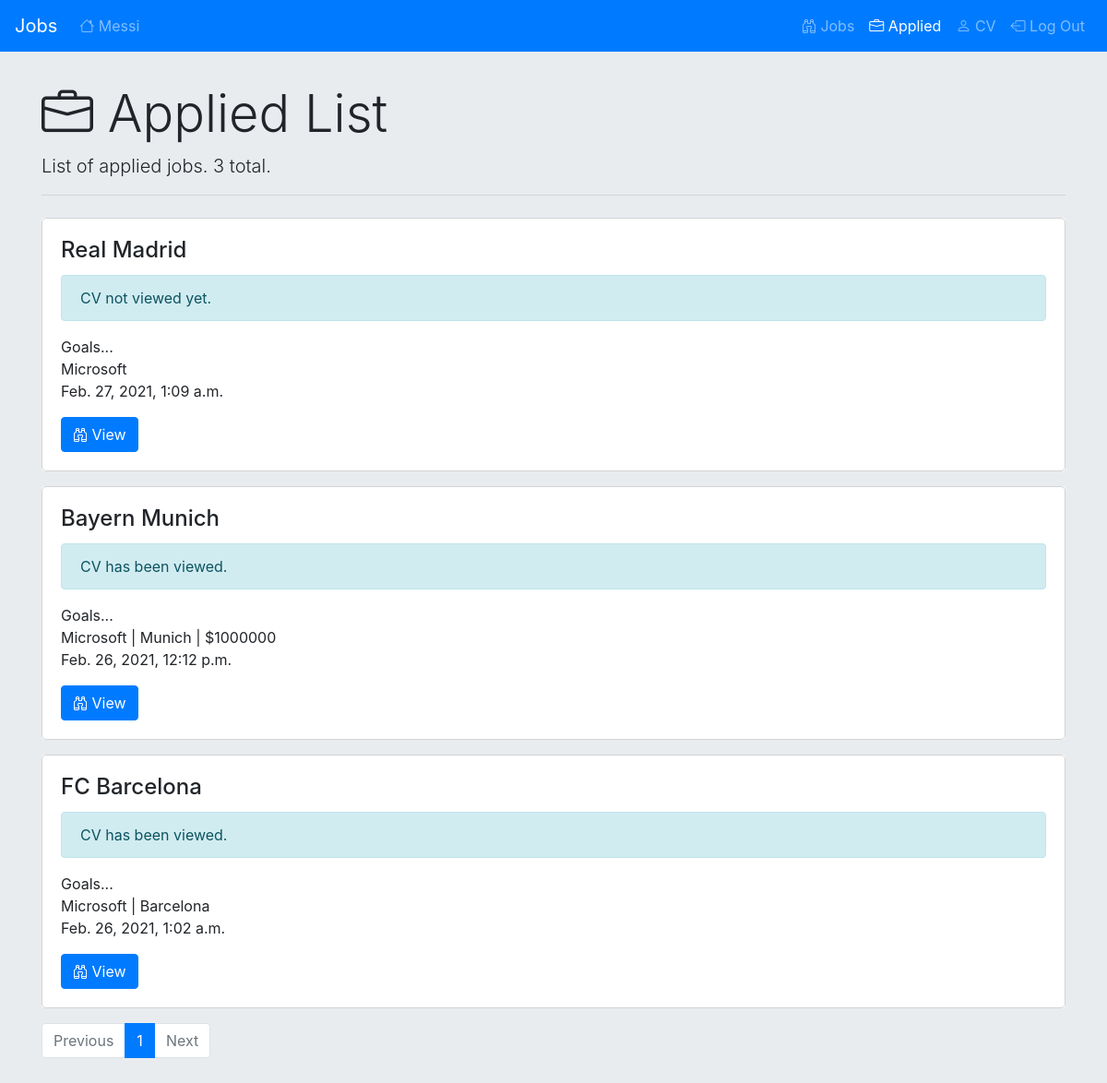
The app's page /applicant_applied_list (signed in) with its own data.
### jobs/models.py (models this page shows)
class User(AbstractUser):
    APPLICANT = 1
    EMPLOYER = 2
    ROLE_CHOICES = [
        (APPLICANT,"applicant"),
        (EMPLOYER,"employer"),
    ]
    role = models.IntegerField(
        choices=ROLE_CHOICES,
        default=APPLICANT
    )

class Application(models.Model):
    NOT_VIEWED = "Not Viewed"
    VIEWED = "Viewed"
    REJECTED = "Rejected"
    CONTINUES = "Continues"
    SELECTED = "Selected"
    STATE_CHOICES = [
        (NOT_VIEWED,"Not Viewed"),
        (VIEWED,"Viewed"),
        (REJECTED,"Rejected"),
        (CONTINUES,"Continues"),
        (SELECTED,"Selected"),
    ]
    job = models.ForeignKey("Job", on_delete=models.CASCADE, related_name="application_from_job")
    cv = models.ForeignKey("CV", on_delete=models.CASCADE, related_name="application_from_cv")
    date = models.DateTimeField(auto_now_add=True)
    letter = models.TextField()
    state =  models.CharField(
        choices=STATE_CHOICES,
        max_length=64
    )

class Job(models.Model):
    company = models.ForeignKey("Company", on_delete=models.CASCADE, related_name="job_from_company")
    title = models.TextField()
    description = models.TextField()
    date = models.DateTimeField(auto_now_add=True)
    salary = models.IntegerField(null=True)
    location = models.TextField()

class Company(models.Model):
    user =  models.ForeignKey("User", on_delete=models.CASCADE, related_name="company_from_user")
    name = models.CharField(max_length=64)
    email = models.EmailField(max_length=64)
    phone = models.CharField(max_length=64)
    country = models.CharField(max_length=64)
    city = models.CharField(max_length=64)
    address = models.CharField(max_length=64)
    postal = models.CharField(max_length=64)
    description = models.TextField()

### jobs/views.py (the view)
# urls.py: path("applicant_applied_list", views.applicant_applied_list_view, name="applicant_applied_list_init"),
def applicant_applied_list_view(request, page_number=1):
    if request.user.is_authenticated and request.user.role == User.APPLICANT:
        nav_items = [
            {"view":"applicant_job_list_init","text":"Jobs","icon":"bi-binoculars"},
            {"view":"applicant_applied_list_init","text":"Applied","icon":"bi-briefcase","active":True},
            {"view":"applicant_edit_cv","text":"CV","icon":"bi-person",},
            {"view":"logout","text":"Log Out","icon":"bi-box-arrow-left",} ]
        nav_items_left = [
            {"view":"applicant_home","icon":"bi-house","text":request.user.username}]
        request.session["applicant_applied_list_state"] = (page_number,)
        request.session["applicant_job_list_state"] = (1,)
        objects = Application.objects.filter(cv__user__id=request.user.id).order_by('-date')
        paginator = Paginator(objects,10)
        page_obj = paginator.page(page_number)
        return render(request, "jobs/applicant_applied_list.html",{"count":objects.count(),"page": page_obj, "nav_items":nav_items, "nav_items_left":nav_items_left})
    else:
        nav_items = [
            {"view":"applicant_access","text":"Applicant Access"},
            {"view":"employer_access","text":"Employer Access"} ]
        return render(request, "jobs/applicant_applied_list.html", {"message":"User not authenticated.", "nav_items":nav_items, "stop_edit":True})

### jobs/templates/jobs/applicant_applied_list.html (shortened to what this page needs)
{% extends "jobs/layout.html" %}
{% block body %}
<br>
<div class="container">
    {% if not stop_edit %}
    <div id="jobs-pagination" class="jumbotron jumbotron-fluid">
        <h1 class="display-4 "><i class="bi-briefcase"></i> Applied List</h1>
        <p class="lead ">List of applied jobs. {{count}} total.</p>
        <hr>
        {% for application in page %}
        <div class="pt-2 pb-2">
            <div class="card border-0">
                <div class="card-body jobs-card">
                    <h4 class="card-title">{{application.job.title}}</h4>
                    {% if application.state == application.NOT_VIEWED %}
                    <div class="alert alert-info" role="alert">
                        CV not viewed yet.
                    </div>
                    {% elif application.state == application.VIEWED %}
                    <div class="alert alert-info" role="alert">
                        CV has been viewed.
                    </div>
                    {% elif application.state == application.REJECTED %}
                    <div class="alert alert-dark" role="alert">
                        CV has been rejected.
                    </div>
                    {% elif application.state == application.SELECTED %}
                    <div class="alert alert-success" role="alert">
                        CV is the final selected.
                    </div>
                    {% elif application.state == application.CONTINUES %}
                    <div class="alert alert-success" role="alert">
                        CV has been selected to continue.
                    </div>
                    {% endif %}
                    <p class="card-text">{{application.job.description|slice:"0:64"}}...<br>
                        {{application.job.company.name}}
                        {% if application.job.location != '' %}| {{application.job.location}} {% endif %}
                        {% if application.job.salary != 0 and application.job.salary != None%}|
                        ${{application.job.salary}}{% endif %}<br>
                        {{application.job.date}}</p>
                    <a href="{% url 'applicant_apply_job' application.job.id %}" class="btn btn-primary"><i
                            class="bi-binoculars"></i> View</a>
                </div>
            </div>
        </div>
        {% endfor %}
        <div class="pt-2 pb-2">
            <nav aria-label="Job view navigation">
                <ul class="pagination ">
                    {% if page.has_previous %}
                    <li class="page-item">
                        <a class="page-link"
                            href="{% url 'applicant_applied_list' page.previous_page_number %}">Previous</a>
                    </li>
                    {% else %}
                    <li class="page-item disabled">
                        <a class="page-link" href="">Previous</a>
                    </li>
                    {% endif %}
                    <li class="page-item active ">
                        <a class="page-link" href="{% url 'applicant_applied_list' page.number %}">
                            {{page.number}}
                        </a>
                    </li>
                    {% if page.has_next %}
                    <li class="page-item ">
                        <a class="page-link" href="{% url 'applicant_applied_list' page.next_page_number %}">Next</a>
                    </li>
                    {% else %}
                    <li class="page-item disabled ">
                        <a class="page-link" href="">Next</a>
                    </li>
                    {% endif %}
                </ul>
            </nav>
        </div>
    </div>
    {% endif %}
</div>
{% endblock %}

### jobs/templates/jobs/layout.html (shortened to what this page needs)
{% load static %}
<!DOCTYPE html>
<html lang="en">
<head>
    <link rel="stylesheet" href="https://cdn.jsdelivr.net/npm/bootstrap@4.6.0/dist/css/bootstrap.min.css"
>
    <link rel="stylesheet" href="https://cdn.jsdelivr.net/npm/bootstrap-icons@1.3.0/font/bootstrap-icons.css">
    <link href="{% static 'jobs/styles.css' %}" rel="stylesheet">
</head>
<body class="jobs-body">
    <nav class="navbar navbar-expand-md navbar-dark bg-primary  jobs-navbar">
        <a class="navbar-brand" href="">Jobs</a>
        <div class="collapse navbar-collapse" id="navbarSupportedContent">
            {% if nav_items_left%}
            <ul class="nav navbar-nav mr-auto">
                {% for nav_item in nav_items_left %}
                <li class="nav-item text-dark {%if nav_item.active %} active {% endif %}">
                    {% if nav_item.state%}
                    <a class="nav-link"
                        href="/{{nav_item.view}}{% for state_item in nav_item.state %}/{{state_item}}{% endfor %}"><i
                            class="{{nav_item.icon}}"></i> {{nav_item.text}}</a>
                    {% else %}
                    <a class="nav-link" href="{% url nav_item.view %}"><i class="{{nav_item.icon}}"></i>
                        {{nav_item.text}}</a>
                    {% endif %}
                </li>
                {% endfor %}
            </ul>
            {% endif %}
            <ul class="nav navbar-nav ml-auto">
                {% for nav_item in nav_items %}
                <li class="nav-item text-dark {%if nav_item.active %} active {% endif %}">
                    {% if nav_item.state%}
                    <a class="nav-link"
                        href="/{{nav_item.view}}{% for state_item in nav_item.state %}/{{state_item}}{% endfor %}"><i
                            class="{{nav_item.icon}}"></i> {{nav_item.text}}</a>
                    {% else %}
                    <a class="nav-link" href="{% url nav_item.view %}"><i class="{{nav_item.icon}}"></i>
                        {{nav_item.text}}</a>
                    {% endif %}
                </li>
                {% endfor %}
            </ul>
        </div>
    </nav>
    {% block body %}
    {% endblock %}
</body>
</html>

### jobs/static/jobs/styles.css (style rules this page uses)
.jobs-body { background: #E9ECEF; }
.jumbotron { padding-top: 10px; }
.jobs-card { background-color: white; border:solid; border-color: lightgrey; border-width: 1px; border-radius: 5px; }
.container { animation-name: jobs-fade-in-anim; animation-duration: 0.25s; }

### records on screen
User: text "Messi"
Application: job "Real Madrid", state "CV not viewed yet.", job.description "Goals", job.company.name "Microsoft", job "Feb. 27, 2021, 1:09 a.m."
Application: job "Bayern Munich", state "CV has been viewed.", job.description "Goals", job.company.name "Microsoft", job.location "Munich", job.salary "1000000", job "Feb. 26, 2021, 12:12 p.m."
Application: job "FC Barcelona", state "CV has been viewed.", job.description "Goals", job.company.name "Microsoft", job.location "Barcelona", job "Feb. 26, 2021, 1:02 a.m."

### other values on screen
{{ nav_item.text }} "Jobs" "Applied" "CV" "Log Out"
{{ count }} "3"
{{ page.number }} "1"
